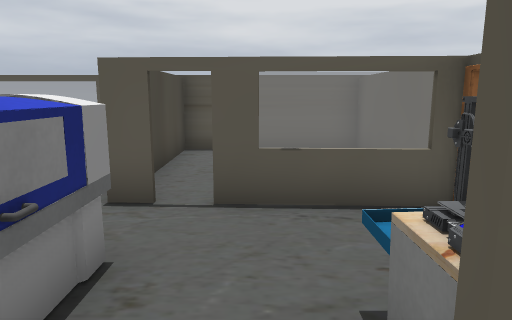
view 1 (above)

15 first-person views from a walk through a level from a Godot 3-D game. The camera is 1.4 m above the floor, tilts 10° down and sees 70° across. The floor is counted in squares, 1 m on a side. Each view is taken from the middle of a square. On the plan, view 1 faces up. The plan holds only what a view shows up to about 16 squares ahead; the rest is blank. The place goes on beyond the plan. Door leaves are left out where a doorway can be walked through. Some surface patterns are stand-ins.

view 2
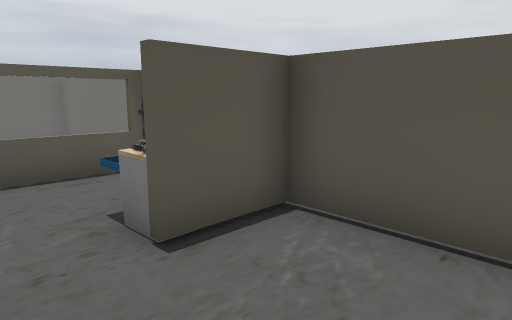

view 3
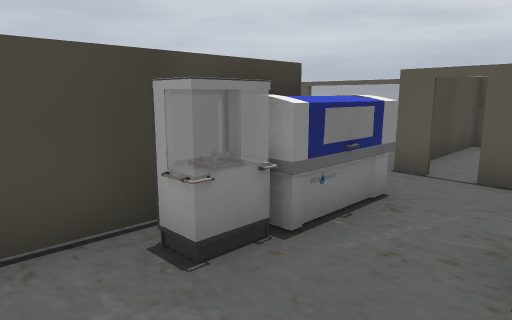

view 4
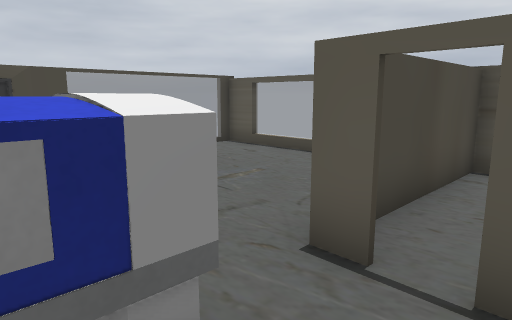

view 5
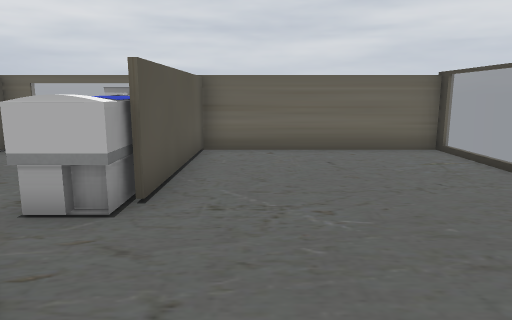

view 6
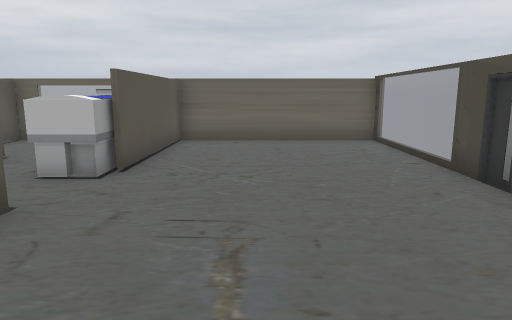

view 7
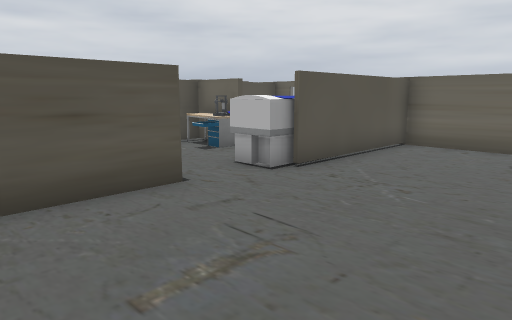

view 8
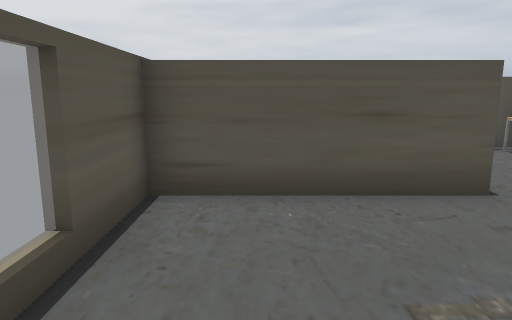

view 9
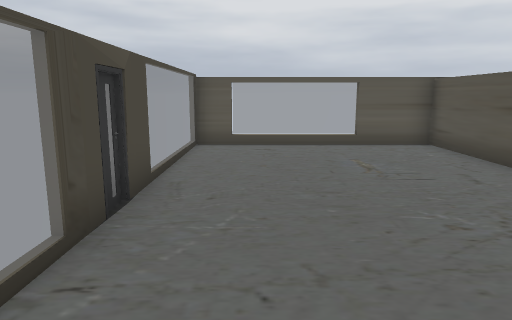

view 10
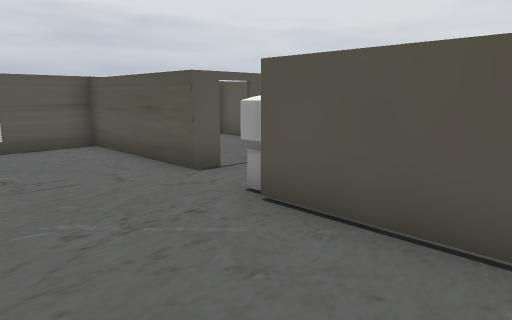

view 11
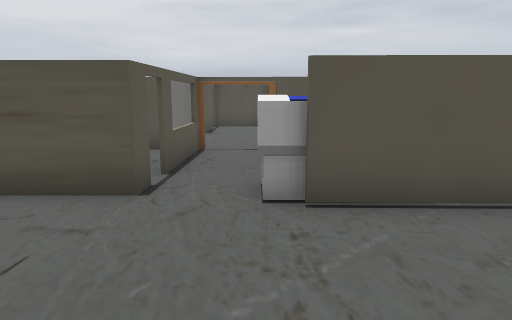

view 12
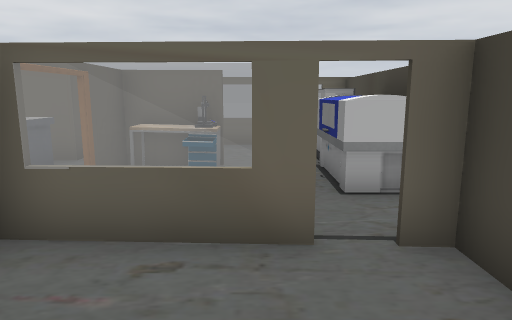

view 13
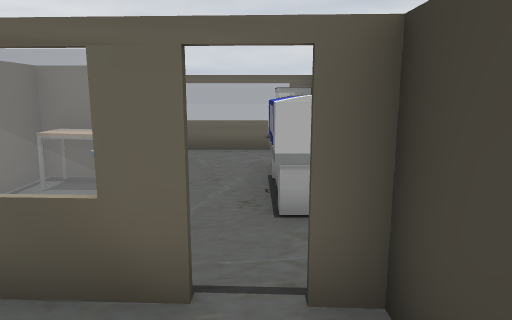

view 14
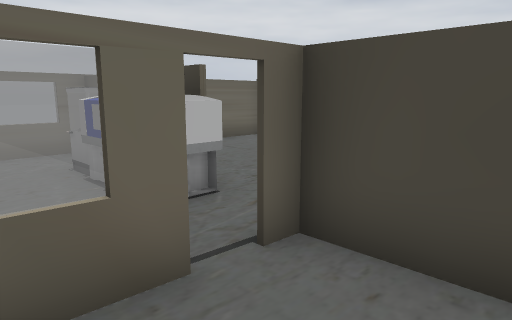

view 15
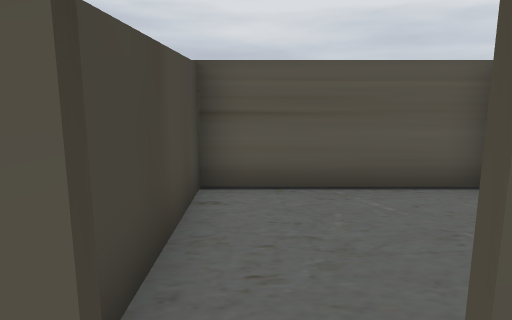

### Floor plan
Points are (right, up) in squares from view 1. A wall is a line through its corners. A room is listed if a view was taken in it or the views show most of it. See-through windows are left out.
Room 1 (views 1, 2, 3)
walls: (-2.5, -0.4) (-2.5, -2.5); (-2.1, -2.5) (2.4, -2.5) (2.4, 1.4); (-1.2, 1.6) (-1.2, 0.6); (2.5, 0.9) (1.4, 0.9)
ways out: opening at (-1, 0) to room 2; opening at (0.5, 1) to room 2
objects: printer (1, 1) to (1, 2)
Room 2 (views 4, 5, 6, 7, 8, 9, 10, 11, 15)
walls: (-2.4, 2.4) (-2.4, 1.4); (-2.6, 1.4) (-2.5, 2.4); (-2.3, 1.9) (-2.3, 3) (-1.2, 3) (-1.2, 1.6); (-1.4, 3) (-2.4, 3) (-2.4, 2.7) (-1.8, 2.7); (-8.8, 3.5) (-8.7, 3); (-1.1, 2.6) (-2, 2.6); (-1.3, 4.7) (-2, 4.7) (-2, 9.6); (-1.6, 0.7) (-1.1, 0.7); (-8.7, 5) (-8.7, 2.1); (-2.6, -2.6) (-2.6, -0.3); (1.4, 1.1) (2.5, 1.1); (-8.8, -2.5) (-2.1, -2.5); (-1.9, 9.5) (-8.8, 9.5) (-8.8, 9.1); (2.4, 1.4) (2.5, 5.1); (2.7, 4.5) (-0.7, 4.6)
ways out: opening at (-1, 0) to room 1; opening at (0.5, 1) to room 1; open door at (-1, 5) to room 3
objects: other object (-2, 0) to (-2, 1)
Room 3 (views 12, 13, 14)
walls: (-1.9, 9.6) (-1.9, 4.8) (-1.3, 4.7); (-0.6, 4.7) (2.5, 4.6); (2.5, 5.1) (2.5, 9.5) (-1.9, 9.5)
ways out: open door at (-1, 5) to room 2

Positions as (right, up) in squares from view 1, and headings:
1: (0, 0), facing up
2: (-1, -2), facing up-right
3: (1, -2), facing up-left
4: (0, 2), facing up-left
5: (-4, 7), facing down
6: (-5, 9), facing down
7: (-7, 8), facing down-right
8: (-7, 8), facing right
9: (-7, -1), facing up
10: (-6, -1), facing up-right
11: (-7, 3), facing right
12: (0, 8), facing down
13: (-1, 7), facing down
14: (1, 7), facing down-left
15: (-1, 4), facing up
